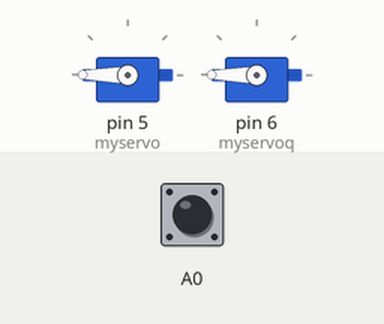
A sketch run on a simulated Arduino Uno, built with avr-gcc and run on an emulated ATmega328P. On the bench: 2 × servo. The inputs (shaded band) are chosen by the test bench; at power-on: A0 HIGH.

Above: at 2.6 s.
At 8.1 s:
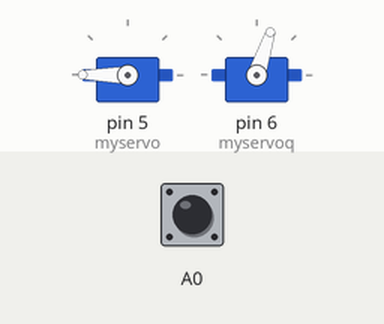
8.2 s: A0 pulled LOW for 3.2 s
At 10.2 s:
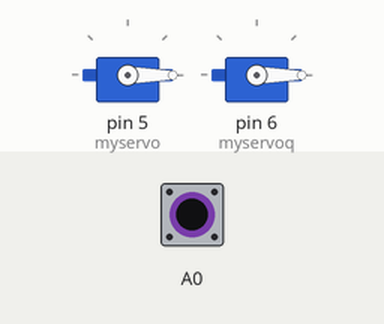
Timing chart, 0 to 65.4 s (numbered marks = the images above; inputs shaded):
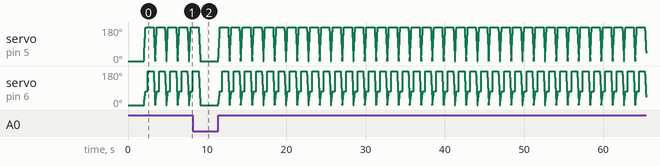

The sketch:

VIKL_KOROBKA.ino
```cpp
/*
 Controlling a servo position using a potentiometer (variable resistor)
 by Michal Rinott <http://people.interaction-ivrea.it/m.rinott>

 modified on 8 Nov 2013
 by Scott Fitzgerald
 http://www.arduino.cc/en/Tutorial/Knob
*/

#include <Servo.h>

Servo myservo;
Servo myservoq; // create servo object to control a servo


void setup() {
  pinMode(A0, INPUT_PULLUP);
  myservo.attach(5);
  myservoq.attach(6);// attaches the servo on pin 9 to the servo
  myservo.write(0);
  myservoq.write(0);
  delay(2000);
}


void loop() {
  if(digitalRead(A0)) {
for(float i = 0.0; i < 181.0; i += 1.0) {
  myservo.write(i);
  myservoq.write(int(i / 5.0 * 2.0));
  delay(1);
  }
  delay(300);
  myservoq.write(180);
  delay(700);
  for(int i = 180; i >= 0; i--) {
  myservo.write(i);
  myservoq.write(i);
  delay(1);

  }
  }


}
```
